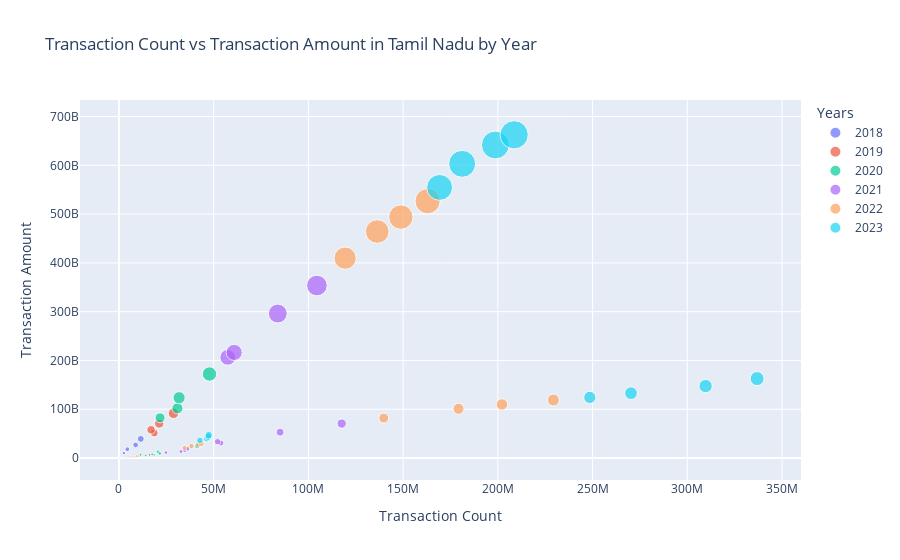

This figure's notebook cell:
### Code cell
tn_df = agg_trans_df[agg_trans_df['States'] == 'Tamil Nadu']

# Plot the data using a scatter plot
fig = px.scatter(tn_df, x='Transaction_count', y='Transaction_amount', color='Years',
                 size='Transaction_amount', hover_name='Years',
                 title='Transaction Count vs Transaction Amount in Tamil Nadu by Year')
fig.update_layout(xaxis_title='Transaction Count', yaxis_title='Transaction Amount')
fig.show()
